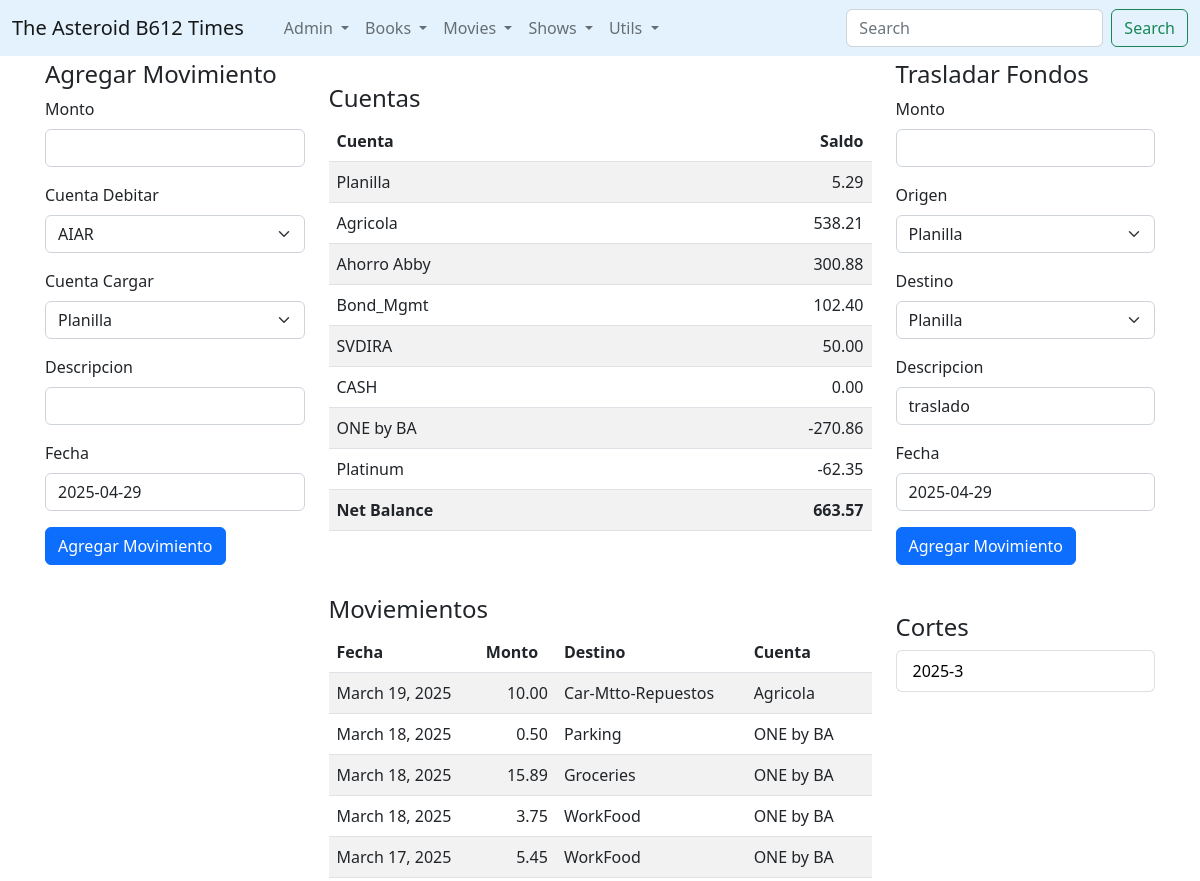
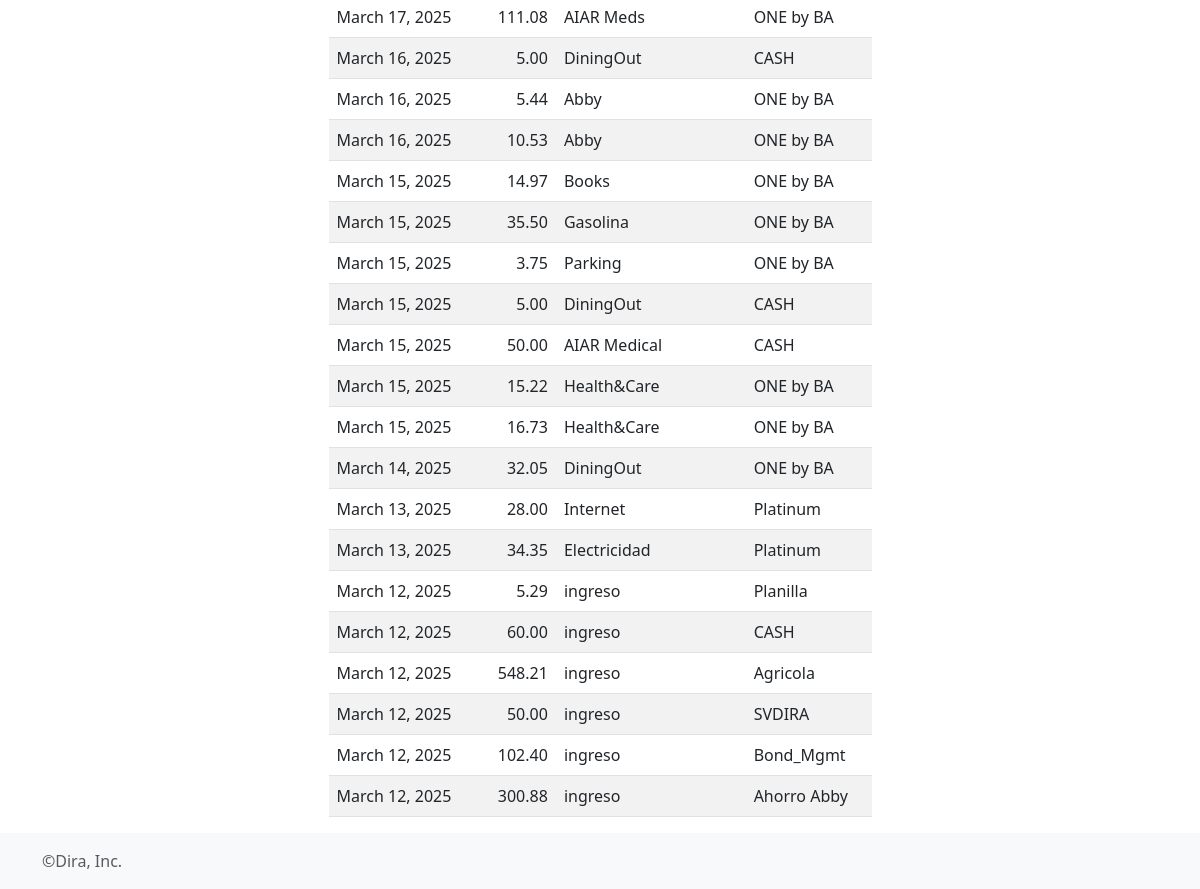
/finance/, run on the app's committed database (2 pictures, top to bottom).
### times/models.py (models this page shows, shortened)
class Trx(models.Model):
	fecha = models.DateField()
	debito = models.ForeignKey(Cuenta, on_delete = models.CASCADE)
	credito = models.ForeignKey(TrxTyp, on_delete = models.CASCADE)
	monto = models.DecimalField(max_digits=16,decimal_places=2,default=0.00)
	desc = models.CharField(max_length=200)

class TrxTyp(models.Model):
	desc = models.CharField(max_length=200)
	codigo = models.IntegerField()

class Cuenta(models.Model):
	nombre = models.CharField(max_length=150)
	tipo = models.IntegerField()

### times/views.py (the view)
# urls.py: path('finance/', views.finance, name='finance'),
def finance(request):
    cuentas = Cuenta.objects.all().order_by('tipo','id')
    tiposT = TrxTyp.objects.all().order_by('desc')
    transacciones = Trx.objects.all().order_by('-fecha','-id')
    saldos = Trx.objects.raw("select * from c_balance order by t_c, cid")
    cortes = Trx.objects.values('fecha__year','fecha__month').annotate(qitems = Count('id')).order_by('-fecha__year','-fecha__month')
    acc_saldo = 0
    for s in saldos:
        acc_saldo = acc_saldo + s.balance_final
    return render(request,'finance2.html',{'cuentas':cuentas,'tiposT':tiposT,'trxs':transacciones,'saldos':saldos,'fbal':acc_saldo,'cortes':cortes})

### times/templates/finance2.html (shortened to what this page needs)
{% extends 'base_finance.html' %}
{% load humanize %}
{% block leftbar %}
<h4>Agregar Movimiento</h4>
 <form method="POST" action="{% url 'savetrx' %}">
      <div class="mb-3">
        <label for="exampleInputEmail1" class="form-label">Monto</label>
        <input type="text" name="monto" class="form-control" id="exampleInputEmail1" aria-describedby="emailHelp">
      </div>
      <div class="mb-3">
          <label for="exampleInputEmail1" class="form-label">Cuenta Debitar</label>
          <select class="form-select mb-3" name="tipotrx">
            {% for t in tiposT %}
                <option value="{{t.id}}">{{t.desc}}</option>
            {% endfor %}
          </select>
        </div>
        <div class="mb-3">
          <label for="exampleInputEmail1" class="form-label">Cuenta Cargar</label>
          <select class="form-select mb-3" name="cuenta">
            {% for c in cuentas %}
                <option value="{{c.id}}">{{c.nombre}}</option>
            {% endfor %}
          </select>
        </div>
       <div class="mb-3">
          <label for="exampleInputEmail1" class="form-label">Descripcion</label>
         <input type="text" name="detalle" class="form-control" id="exampleInputEmail1" aria-describedby="emailHelp">
        </div>
        <div class="mb-3">
          <label for="exampleInputEmail1" class="form-label">Fecha</label>
         <input type="text" name="fecha" value="{% now 'Y-m-d' %}" class="form-control" id="exampleInputEmail1" aria-describedby="emailHelp">
        </div>
          <button type="submit" class="btn btn-primary">Agregar Movimiento</button>
    </form>
{% endblock %}
{% block contenido %}
<article>
<h4>Cuentas </h4>
      <table class="table table-striped">
          <thead>
          <tr>
            <th scope="col">Cuenta</th>
            <th scope="col" style="text-align:right;">Saldo</th>
          </tr>
          </thead>
          <tbody>
            {% for s in saldos %}
                <tr>
                    <td>{{s.cuenta}}</td>
                    <td style="text-align:right;">{{s.balance_final|floatformat:"2"|intcomma}}</td>
                </tr>
            {% endfor %}
          <tr>
              <th>Net Balance</th>
              <th style="text-align:right;">{{fbal|floatformat:"2"|intcomma}}</th>
          </tr>
          </tbody>
        </table>
        <br><br>
    <h4>Moviemientos</h4>
      <table class="table table-striped">
          <thead>
          <tr>
            <th scope="col">Fecha</th>
            <th scope="col">Monto</th>
            <th scope="col">Destino</th>
            <th scope="col">Cuenta</th>
          </tr>
          </thead>
          <tbody>
            {% for tx in trxs%}
                <tr>
                    <td>{{tx.fecha}}</td>
                    <td style="text-align:right;">{{tx.monto}}</td>
                    <td>{{tx.credito.desc}}</td>
                    <td>{{tx.debito.nombre}}</td>
                </tr>
            {% endfor %}
          </tbody>
        </table>
</article>
{% endblock %}
{% block rightbar %}
    <h4>Trasladar Fondos</h4>
    <form method="POST" action="{% url 'savepmt' %}">
      <div class="mb-3">
        <label for="exampleInputEmail1" class="form-label">Monto</label>
        <input type="text" name="monto" class="form-control" id="exampleInputEmail1" aria-describedby="emailHelp">
      </div>
      <div class="mb-3">
          <label for="exampleInputEmail1" class="form-label">Origen</label>
          <select class="form-select mb-3" name="origen">
            {% for c in cuentas %}
                <option value="{{c.id}}">{{c.nombre}}</option>
            {% endfor %}
          </select>
        </div>
        <div class="mb-3">
          <label for="exampleInputEmail1" class="form-label">Destino</label>
          <select class="form-select mb-3" name="destino">
            {% for c in cuentas %}
                <option value="{{c.id}}">{{c.nombre}}</option>
            {% endfor %}
          </select>
        </div>
       <div class="mb-3">
          <label for="exampleInputEmail1" class="form-label">Descripcion</label>
         <input type="text" value="traslado" name="detalle" class="form-control" id="exampleInputEmail1" aria-describedby="emailHelp">
        </div>
        <div class="mb-3">
          <label for="exampleInputEmail1" class="form-label">Fecha</label>
         <input type="text" name="fecha" value="{% now 'Y-m-d' %}" class="form-control" id="exampleInputEmail1" aria-describedby="emailHelp">
        </div>
          <button type="submit" class="btn btn-primary">Agregar Movimiento</button>
    </form>
    <br><br>
    <h4>Cortes</h4>
      <ul class="list-group">
        {% for c in cortes %}
          <li class="list-group-item d-flex justify-content-between align-items-center">
            <a href="{% url 'viewmonth' c.fecha__year c.fecha__month %}" style="color:black; text-decoration: none;"> {{c.fecha__year}}-{{ c.fecha__month}}</a>
          </li>
        {% endfor %}
      </ul>
{% endblock %}

### data on the page
Trx: fecha "March 19, 2025", monto "10.00", credito.desc "Car-Mtto-Repuestos", debito.nombre "Agricola"
Trx: fecha "March 18, 2025", monto "0.50", credito.desc "Parking", debito.nombre "ONE by BA"
Trx: fecha "March 18, 2025", monto "15.89", credito.desc "Groceries", debito.nombre "ONE by BA"
Trx: fecha "March 18, 2025", monto "3.75", credito.desc "WorkFood", debito.nombre "ONE by BA"
Trx: fecha "March 17, 2025", monto "5.45", credito.desc "WorkFood", debito.nombre "ONE by BA"
Trx: fecha "March 17, 2025", monto "111.08", credito.desc "AIAR Meds", debito.nombre "ONE by BA"
Trx: fecha "March 16, 2025", monto "5.00", credito.desc "DiningOut", debito.nombre "CASH"
Trx: fecha "March 16, 2025", monto "5.44", credito.desc "Abby", debito.nombre "ONE by BA"
Trx: fecha "March 16, 2025", monto "10.53", credito.desc "Abby", debito.nombre "ONE by BA"
Trx: fecha "March 15, 2025", monto "14.97", credito.desc "Books", debito.nombre "ONE by BA"
Trx: fecha "March 15, 2025", monto "35.50", credito.desc "Gasolina", debito.nombre "ONE by BA"
Trx: fecha "March 15, 2025", monto "3.75", credito.desc "Parking", debito.nombre "ONE by BA"
Trx: fecha "March 15, 2025", monto "5.00", credito.desc "DiningOut", debito.nombre "CASH"
Trx: fecha "March 15, 2025", monto "50.00", credito.desc "AIAR Medical", debito.nombre "CASH"
Trx: fecha "March 15, 2025", monto "15.22", credito.desc "Health&Care", debito.nombre "ONE by BA"
Trx: fecha "March 15, 2025", monto "16.73", credito.desc "Health&Care", debito.nombre "ONE by BA"
Trx: fecha "March 14, 2025", monto "32.05", credito.desc "DiningOut", debito.nombre "ONE by BA"
Trx: fecha "March 13, 2025", monto "28.00", credito.desc "Internet", debito.nombre "Platinum"
Trx: fecha "March 13, 2025", monto "34.35", credito.desc "Electricidad", debito.nombre "Platinum"
Trx: fecha "March 12, 2025", monto "5.29", credito.desc "ingreso", debito.nombre "Planilla"
Trx: fecha "March 12, 2025", monto "60.00", credito.desc "ingreso", debito.nombre "CASH"
Trx: fecha "March 12, 2025", monto "548.21", credito.desc "ingreso", debito.nombre "Agricola"
Trx: fecha "March 12, 2025", monto "50.00", credito.desc "ingreso", debito.nombre "SVDIRA"
Trx: fecha "March 12, 2025", monto "102.40", credito.desc "ingreso", debito.nombre "Bond_Mgmt"
Trx: fecha "March 12, 2025", monto "300.88", credito.desc "ingreso", debito.nombre "Ahorro Abby"

### other printed values
{{ fbal|floatformat:"2"|intcomma }} "663.57"
{{ c.fecha__year }} "2025"
{{ c.fecha__month }} "3"
form field tipotrx "AIAR"
form field cuenta "Planilla"
form field origen "Planilla"
form field destino "Planilla"
